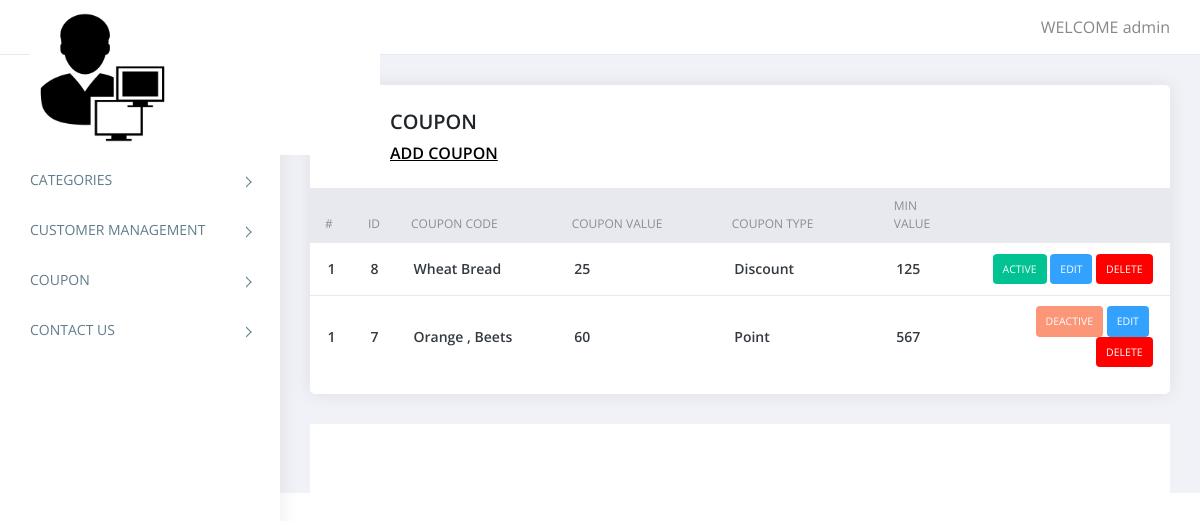
Screenshot of /coupon_master.php (signed in) with the database file from the repository.
### tables this page shows
CREATE TABLE `coupon_master` (
  `id` int(11) NOT NULL,
  `coupon_code` varchar(50) NOT NULL,
  `coupon_value` int(11) NOT NULL,
  `coupon_type` varchar(10) NOT NULL,
  `cart_min_value` int(11) NOT NULL,
  `status` int(11) NOT NULL
);

### src/coupon_master.php (the view, shortened to what this page needs)
<?php
require('top.inc.php');
$sql="select * from coupon_master order by id desc";
$res=mysqli_query($con,$sql);
?>
<div class="content pb-0">
	<div class="orders">
	   <div class="row">
		  <div class="col-xl-12">
			 <div class="card">
				<div class="card-body" style="padding-left:80px;">
				   <h4 class="box-title">COUPON</h4>
				   <h4 class="box-link"><a href="manage_coupon_master.php">ADD COUPON</a> </h4>
				</div>
				<div class="card-body--">
				   <div class="table-stats order-table ov-h">
					  <table class="table ">
						 <thead>
							<tr>
							   <th class="serial">#</th>
							   <th width="2%">ID</th>
							   <th width="20%">Coupon Code</th>
							   <th width="20%">Coupon Value</th>
							   <th width="20%">Coupon Type</th>
							   <th width="10%">Min Value</th>
							   <th width="26%"></th>
							</tr>
						 </thead>
						 <tbody>
							<?php
							$i=1;
							while($row=mysqli_fetch_assoc($res)){?>
							<tr>
							   <td class="serial"><?php echo $i?></td>
							   <td><?php echo $row['id']?></td>
							   <td><?php echo $row['coupon_code']?></td>
							   <td><?php echo $row['coupon_value']?></td>
							   <td><?php echo $row['coupon_type']?></td>
							   <td><?php echo $row['cart_min_value']?></td>
							   <td>
								<?php
								if($row['status']==1){
									echo "<span class='badge badge-complete'><a href='?type=status&operation=deactive&id=".$row['id']."'>Active</a></span>&nbsp;";
								}else{
									echo "<span class='badge badge-pending'><a href='?type=status&operation=active&id=".$row['id']."'>Deactive</a></span>&nbsp;";
								}
								echo "<span class='badge badge-edit'><a href='manage_coupon_master.php?id=".$row['id']."'>Edit</a></span>&nbsp;";
								echo "<span class='badge badge-delete'><a href='?type=delete&id=".$row['id']."'>Delete</a></span>";
								?>
							   </td>
							</tr>
							<?php } ?>
						 </tbody>
					  </table>
				   </div>
				</div>
			 </div>
		  </div>
	   </div>
	</div>
</div>
<?php
require('footer.inc.php');
?>

### src/assets/css/style.css (style rules this page uses)
body { display: table; font-family: open sans, sans-serif; font-size: 16px; width: 100% }
a, button { text-decoration: none; outline: none!important; color: #878787; -webkit-transition: all .25s ease; transition: all .25s ease }
h1, h2, h3, h4, h5, h6 { margin: 0 }
.pb-0 { padding-bottom: 0 }
.ov-h { overflow: hidden }
.order-table { position: relative }
.order-table:after, .order-table:before { content: ""; position: absolute; top: 0; height: 37px; width: 10px; background: #e8e9ef }
.order-table:after { right: -1px }
.order-table:before { left: -1px }
.order-table tr th { background: #e8e9ef }
.order-table tr td:last-child, .order-table tr th:last-child { text-align: right }
.order-table tr:last-child td { border: none }
.order-table .badge { color: #fff; padding: 10px; text-transform: uppercase; font-weight: 400 }
.order-table .badge-complete { background: #00c292 }
.order-table .badge-pending { background: #fb9678 }
.order-table .badge-delete { background: #FF0000 }
.order-table .badge-edit { background: #33A2FF }
.content { float: left; padding: 1.875em; width: 100% }
.card { margin-bottom: 1.875em; border-radius: 5px; padding: 0; border: 0 solid transparent; -webkit-box-shadow: 0 0 20px rgba(0, 0, 0, .08); box-shadow: 0 0 20px rgba(0, 0, 0, .08) }
.card .box-title { font-weight: 600; font-size: 20px; padding: 5px 0 }
.card .card-body { float: left; padding: 1.25em; position: relative; width: 100% }
.card h4 { font-size: 1.1rem }
.table-stats table { font-family: open sans }
.table-stats table th, .table-stats table td { border: none; border-bottom: 1px solid #e8e9ef; color: #868e96; font-size: 12px; font-weight: 400; padding: .75em 1.25em; text-transform: uppercase }
.table-stats table td { color: #343a40; font-size: 14px; font-weight: 600; text-transform: capitalize; vertical-align: middle }
@media (max-width:1368px) { .card-body { padding: 15px } }
.card .box-link { font-weight: 600; font-size: 16px; padding: 5px 0 }
.card .box-link a { color:#000; text-decoration:underline; }
.badge a { color:#fff; }

### rows the page displays
coupon_master: id "8", coupon_code "Wheat Bread", coupon_value "25", coupon_type "Discount", cart_min_value "125"
coupon_master: id "7", coupon_code "Orange , Beets", coupon_value "60", coupon_type "Point", cart_min_value "567"

### other values shown
$_SESSION['ADMIN_USERNAME'] "admin"
